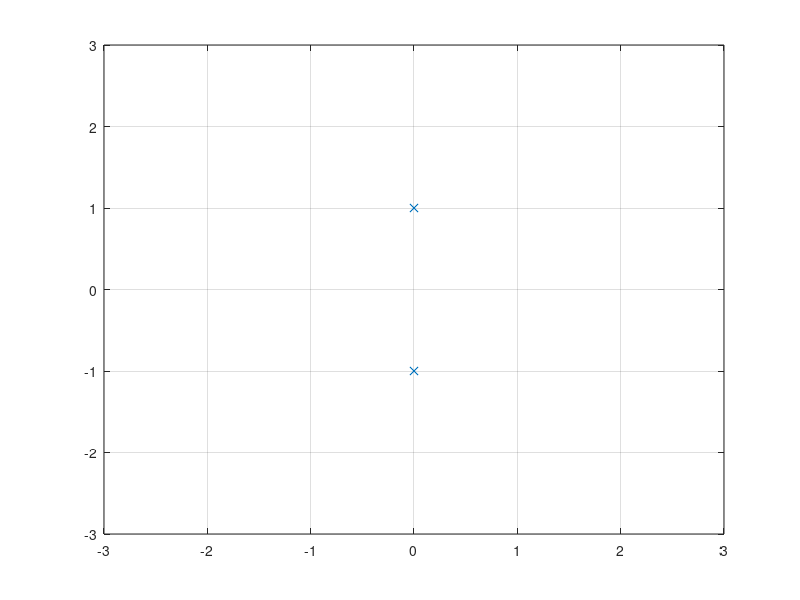
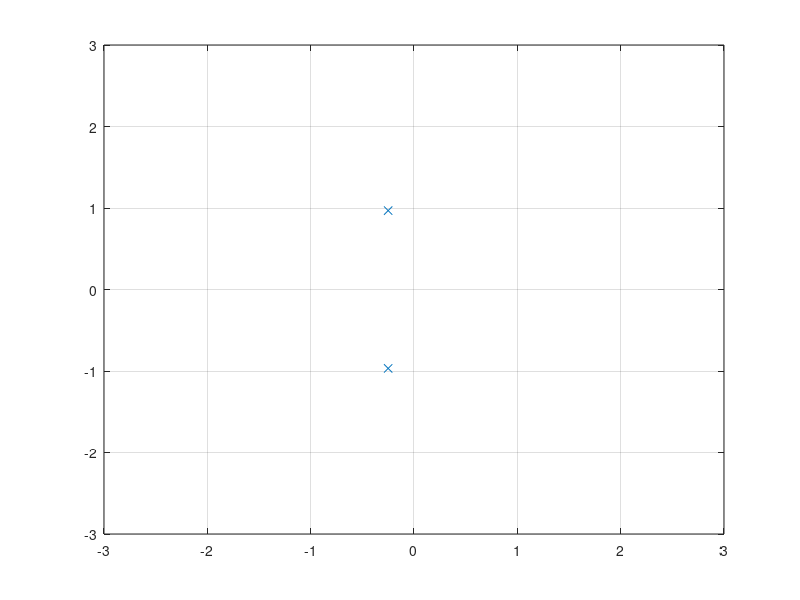
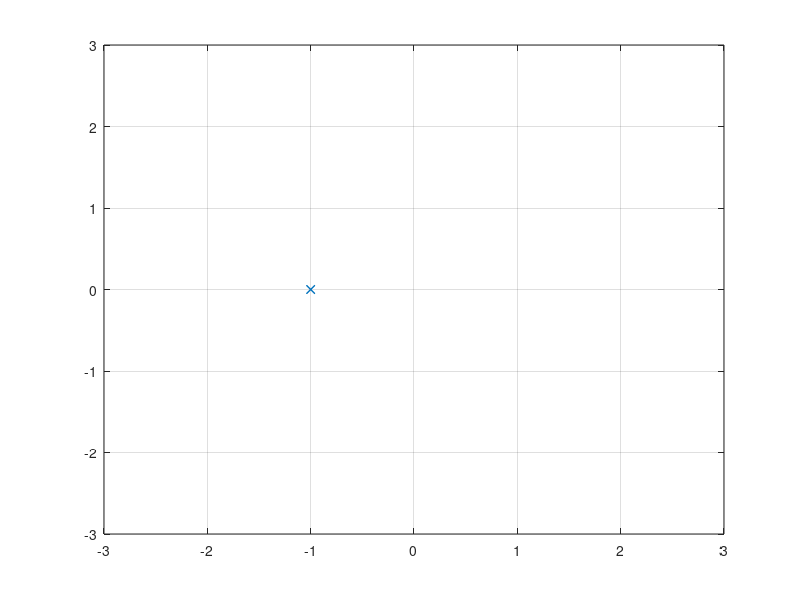
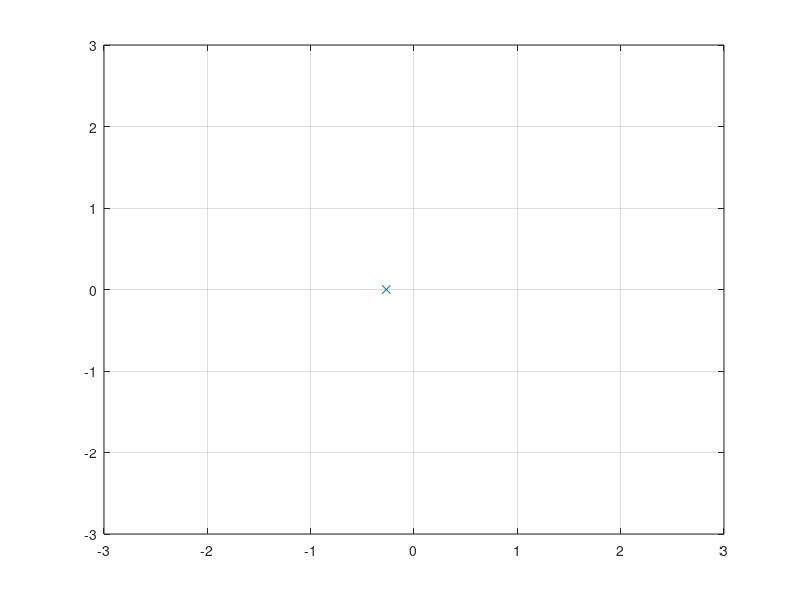

These charts were generated, in order, by the following MATLAB code:
b1=[1]

a1=[1 0 1]
H1=tf(b1,a1)
ps1=roots(a1)
plot(real(ps1),imag(ps1),'x')
grid
axis([-3 3 -3 3])

figure;
a2=[1 0.5 1]
H2=tf(b1,a2)
ps2=roots(a2)
plot(real(ps2),imag(ps2),'x')
grid
axis([-3 3 -3 3])

figure;
a3=[1 2 1]
H3=tf(b1,a3)
ps3=roots(a3)
plot(real(ps3),imag(ps3),'x')
grid
axis([-3 3 -3 3])

figure;
a4=[1 4 1]
H4=tf(b1,a4)
ps4=roots(a4)
plot(real(ps4),imag(ps4),'x')
grid
axis([-3 3 -3 3])

figure;
bx=[0.25 -0.87 1]
ax=[1 -0.87 0.25]
HX=tf(bx,ax)
HX=freqz(bx,ax,512,'whole')
plot(HX)


